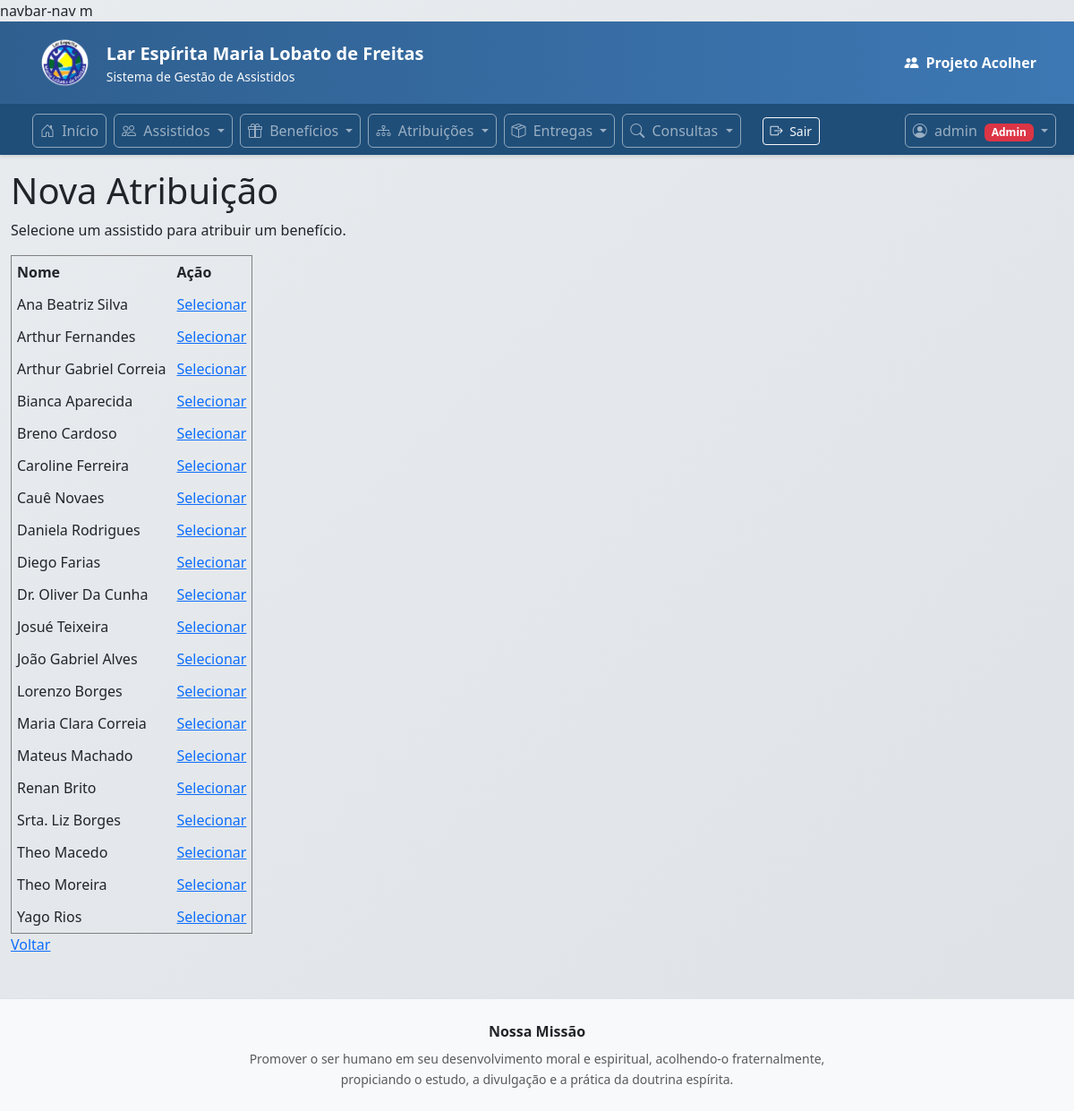
/operacoes/atribuicoes/nova/ (signed in), run on the app's committed database.
### apps/assistidos/models.py (models this page shows, shortened)
class Assistido(models.Model):
    id = models.UUIDField(primary_key=True, default=uuid.uuid4, editable=False)
    codigo = models.CharField(max_length=30, unique=True, blank=True, null=True)
    nome = models.CharField(max_length=120)
    cpf = models.CharField(max_length=11, blank=True, null=True, unique=True,verbose_name="CPF")
    data_nascimento = models.DateField(blank=True, null=True)
    telefone = models.CharField(max_length=30, blank=True)
    logradouro = models.CharField(max_length=120, blank=True)
    numero = models.CharField(max_length=20, blank=True)
    complemento = models.CharField(max_length=80, blank=True)
    bairro = models.CharField(max_length=80, blank=True)
    cidade = models.CharField(max_length=80, blank=True)
    uf = models.CharField(max_length=2, blank=True,verbose_name="UF")
    cep = models.CharField(max_length=9, blank=True,verbose_name="CEP")
    sit_trabalho = models.CharField(
        max_length=20, choices=SituacaoTrabalho.choices,
        default=SituacaoTrabalho.NAO_INFORMADO
    )
    responsavel_renda = models.CharField(
        max_length=20, choices=ResponsavelRenda.choices,
        default=ResponsavelRenda.NAO_INFORMADO
    )
    faixa_renda = models.CharField(
        max_length=20, choices=FaixaRenda.choices,
        default=FaixaRenda.NAO_INFORMADO
    )
    tipo_moradia = models.CharField(
        max_length=20, choices=TipoMoradia.choices,
        default=TipoMoradia.NAO_INFORMADO
    )
    material_moradia = models.CharField(
        max_length=20, choices=MaterialMoradia.choices,
        default=MaterialMoradia.NAO_INFORMADO
    )
    area_risco = models.CharField(
        max_length=20, choices=TriSimNao.choices,
        default=TriSimNao.NAO_INFORMADO
    )
    sabe_ler_escrever = models.CharField(
        max_length=20, choices=TriSimNao.choices,
        default=TriSimNao.NAO_INFORMADO
    )
    escolaridade = models.CharField(
        max_length=30, choices=Escolaridade.choices,
        default=Escolaridade.NAO_INFORMADO
    )
    diabetes = models.CharField(max_length=20, choices=TriSimNao.choices, default=TriSimNao.NAO_INFORMADO)
    pressao_alta = models.CharField(max_length=20, choices=TriSimNao.choices, default=TriSimNao.NAO_INFORMADO)
    medic_uso_continuo = models.CharField(max_length=20, choices=TriSimNao.choices, default=TriSimNao.NAO_INFORMADO)
    doenca_permanente = models.CharField(max_length=20, choices=TriSimNao.choices, default=TriSimNao.NAO_INFORMADO)
    data_inicio_apoio = models.DateField(blank=True, null=True,verbose_name="Ingresso no Programa")
    status = models.CharField(max_length=10, choices=StatusCadastro.choices, default=StatusCadastro.ATIVO)
    data_inativacao = models.DateField(blank=True, null=True)
    motivo_inativacao = models.CharField(max_length=200, blank=True)
    criado_em = models.DateTimeField(auto_now_add=True)
    class Meta:
        ordering = ["nome"]

### apps/operacoes/atribuicoes/views.py (the view)
# urls.py: path("nova/", views.selecionar_assistido_para_atribuicao, name="atribuicao_nova"),
@login_required
def selecionar_assistido_para_atribuicao(request):
    if not pode_ver(request.user):
        return HttpResponseForbidden("Sem permissão.")
    assistidos = Assistido.objects.filter(status="ATIVO").order_by("nome")
    contexto = {
        "assistidos": assistidos,
        "pode_editar": pode_editar(request.user),
    }
    return render(request, "operacoes/atribuicoes/selecionar_assistido.html", contexto)

### apps/operacoes/context_processors.py (called while the page is built)
def operacoes_permissoes(request):
    user = getattr(request, "user", None)
    if user and user.is_authenticated:
        return {
            "pode_ver": pode_ver(user),
            "pode_editar": pode_editar(user),
            "pode_deletar": pode_deletar(user),
        }
    return {
        "pode_ver": False,
        "pode_editar": False,
        "pode_deletar": False,
    }

### apps/operacoes/permissoes.py (called while the page is built)
def is_consultor(user):
    return user.groups.filter(name="Consultor").exists()

def is_supervisor(user):
    return user.groups.filter(name="Supervisor").exists()

def is_operador(user):
    return user.groups.filter(name="Operador").exists()

def pode_ver(user):
    return is_consultor(user) or is_operador(user) or is_supervisor(user) or user.is_superuser

def pode_editar(user):
    return is_operador(user) or is_supervisor(user) or user.is_superuser

def pode_deletar(user):
    return is_supervisor(user) or user.is_superuser

### apps/operacoes/templates/operacoes/atribuicoes/selecionar_assistido.html (shortened to what this page needs)
{% extends "operacoes/base.html" %}
{% block content %}
  <h1>Nova Atribuição</h1>
  <p>Selecione um assistido para atribuir um benefício.</p>
  <table border="1" cellpadding="6">
    <thead>
      <tr>
        <th>Nome</th>
        <th>Ação</th>
      </tr>
    </thead>
    <tbody>
      {% for a in assistidos %}
        <tr>
          <td>{{ a.nome|title }}</td>
          <td>
            {% if pode_editar %}
              <a href="{% url 'assistidos:assistido_beneficio_create' id=a.id %}">Selecionar</a>
            {% else %}
              —
            {% endif %}
          </td>
        </tr>
      {% empty %}
        <tr><td colspan="2">Nenhum assistido cadastrado.</td></tr>
      {% endfor %}
    </tbody>
  </table>
  <p>
    <a href="{% url 'atribuicoes:atribuicoes_lista' %}">Voltar</a>
  </p>
{% endblock %}

### apps/operacoes/templates/operacoes/base.html (shortened to what this page needs)
<!DOCTYPE html>
<html lang="pt-br">
{% load static %}
<head>
    <link href="https://cdn.jsdelivr.net/npm/bootstrap@5.3.0/dist/css/bootstrap.min.css" rel="stylesheet">
    <link rel="stylesheet" href="https://cdn.jsdelivr.net/npm/bootstrap-icons@1.10.0/font/bootstrap-icons.css">
</head>
navbar-nav m<body>
    <div class="header-institucional">
        <div class="container py-3">
            <div class="d-flex align-items-center justify-content-between flex-wrap gap-2">
                <div class="d-flex align-items-center gap-3">
                    <img src="{% static 'img/logo.png' %}"
                         alt="Lar Espírita Maria Lobato de Freitas"
                         style="height:60px; width:auto;">
                    <div>
                        <div class="fw-semibold fs-5 text-white">
                            Lar Espírita Maria Lobato de Freitas
                        </div>
                        <div class="small text-light">
                            Sistema de Gestão de Assistidos
                        </div>
                    </div>
                </div>
                <a class="brand-link fw-bold text-white d-inline-flex align-items-center"
                   href="{% url 'operacoes_home' %}">
                    <i class="bi bi-people-fill me-2"></i>
                    Projeto Acolher
                </a>
            </div>
        </div>
    </div>
    <nav class="navbar navbar-expand-lg navbar-dark navbar-institucional">
        <div class="container-fluid">
            <div class="collapse navbar-collapse" id="navbarMain">
                <ul class="navbar-nav ms-4 me-auto">
                    <li class="nav-item">
                        <a class="nav-link" href="{% url 'operacoes_home' %}">
                            <i class="bi bi-house-door me-1"></i> Início
                        </a>
                    </li>
                    {% if user.is_authenticated and pode_ver %}
                    <li class="nav-item dropdown">
                        <a class="nav-link dropdown-toggle" href="#" role="button" data-bs-toggle="dropdown"
                            aria-expanded="false">
                            <i class="bi bi-people me-1"></i> Assistidos
                        </a>
                    </li>
                    {% endif %}
                    {% if user.is_authenticated and pode_ver %}
                    <li class="nav-item dropdown">
                        <a class="nav-link dropdown-toggle" href="#" role="button" data-bs-toggle="dropdown"
                            aria-expanded="false">
                            <i class="bi bi-gift me-1"></i> Benefícios
                        </a>
                    </li>
                    {% endif %}
                    {% if user.is_authenticated and pode_ver %}
                    <li class="nav-item dropdown">
                        <a class="nav-link dropdown-toggle" href="#" role="button" data-bs-toggle="dropdown"
                            aria-expanded="false">
                            <i class="bi bi-diagram-3 me-1"></i> Atribuições
                        </a>
                    </li>
                    {% endif %}
                    {% if user.is_authenticated and pode_ver %}
                    <li class="nav-item dropdown">
                        <a class="nav-link dropdown-toggle" href="#" role="button" data-bs-toggle="dropdown"
                            aria-expanded="false">
                            <i class="bi bi-box-seam me-1"></i> Entregas
                        </a>
                    </li>
                    {% endif %}
                    {% if user.is_authenticated and pode_ver %}
                    <li class="nav-item dropdown">
                        <a class="nav-link dropdown-toggle" href="#" role="button" data-bs-toggle="dropdown"
                            aria-expanded="false">
                            <i class="bi bi-search me-1"></i> Consultas
                        </a>
                    </li>
                    <li class="nav-item d-flex align-items-center ms-3">
                        <form method="post" action="/accounts/logout/" class="m-0">
                            <button type="submit" class="btn btn-outline-light btn-sm">
                                <i class="bi bi-box-arrow-right me-1"></i> Sair
                            </button>
                        </form>
                    </li>
                    {% endif %}
                </ul>
                <ul class="navbar-nav">
                    {% if user.is_authenticated %}
                    <li class="nav-item dropdown">
                        <a class="nav-link dropdown-toggle" href="#" role="button" data-bs-toggle="dropdown"
                            aria-expanded="false">
                            <i class="bi bi-person-circle me-1"></i> {{ user.username }}
                            {% if user.is_superuser %}
                            <span class="badge bg-danger ms-1">Admin</span>
                            {% elif pode_deletar %}
                            <span class="badge bg-success ms-1">Gestor</span>
                            {% elif pode_editar %}
                            <span class="badge bg-secondary ms-1">Operador</span>
                            {% elif pode_ver %}
                            <span class="badge bg-info text-dark ms-1">Consultor</span>
                            {% endif %}
                        </a>
                    </li>
                    {% else %}
                    <li class="nav-item">
                        <a class="nav-link" href="/accounts/login/">
                            <i class="bi bi-box-arrow-in-right me-1"></i> Entrar
                        </a>
                    </li>
                    {% endif %}
                </ul>
            </div>
        </div>
    </nav>
    <div class="container-fluid mt-3">
        {% block content %}
        {% endblock %}
    </div>
    <footer class="mt-5 border-top bg-light">
        <div class="container py-4 text-center">
            <div class="fw-semibold mb-2">Nossa Missão</div>
            <div class="col-lg-8 col-xl-7 mx-auto small text-muted" style="line-height:1.6;">
                Promover o ser humano em seu desenvolvimento moral e espiritual,
                acolhendo-o fraternalmente, propiciando o estudo, a divulgação
                e a prática da doutrina espírita.
            </div>
        </div>
    </footer>
</body>
</html>

### apps/operacoes/templates/operacoes/base.html (style rules this page uses)
body { background: linear-gradient(135deg, #e9ecef 0%, #dee2e6 100%) !important; min-height: 100vh; }
.container-fluid { background-color: transparent !important; }
.header-institucional { background: linear-gradient(90deg, #2f5f8f 0%, #3d78b4 100%); border-bottom: 3px solid #1f4e79; }
.header-institucional .brand-link { text-decoration: none; }
.navbar-institucional { background-color: #1f4e79; box-shadow: 0 2px 4px rgba(0, 0, 0, .12); }
.navbar .nav-link { border: 1px solid rgba(255,255,255,0.5); border-radius: 6px; margin-right: 8px; padding: 6px 14px; transition: all 0.2s ease; }

### data on the page
Assistido: nome "Ana Beatriz Silva"
Assistido: nome "Arthur Fernandes"
Assistido: nome "Arthur Gabriel Correia"
Assistido: nome "Bianca Aparecida"
Assistido: nome "Breno Cardoso"
Assistido: nome "Caroline Ferreira"
Assistido: nome "Cauê Novaes"
Assistido: nome "Daniela Rodrigues"
Assistido: nome "Diego Farias"
Assistido: nome "Dr. Oliver Da Cunha"
Assistido: nome "Josué Teixeira"
Assistido: nome "João Gabriel Alves"
Assistido: nome "Lorenzo Borges"
Assistido: nome "Maria Clara Correia"
Assistido: nome "Mateus Machado"
Assistido: nome "Renan Brito"
Assistido: nome "Srta. Liz Borges"
Assistido: nome "Theo Macedo"
Assistido: nome "Theo Moreira"
Assistido: nome "Yago Rios"

### other printed values
{{ user.username }} "admin"
